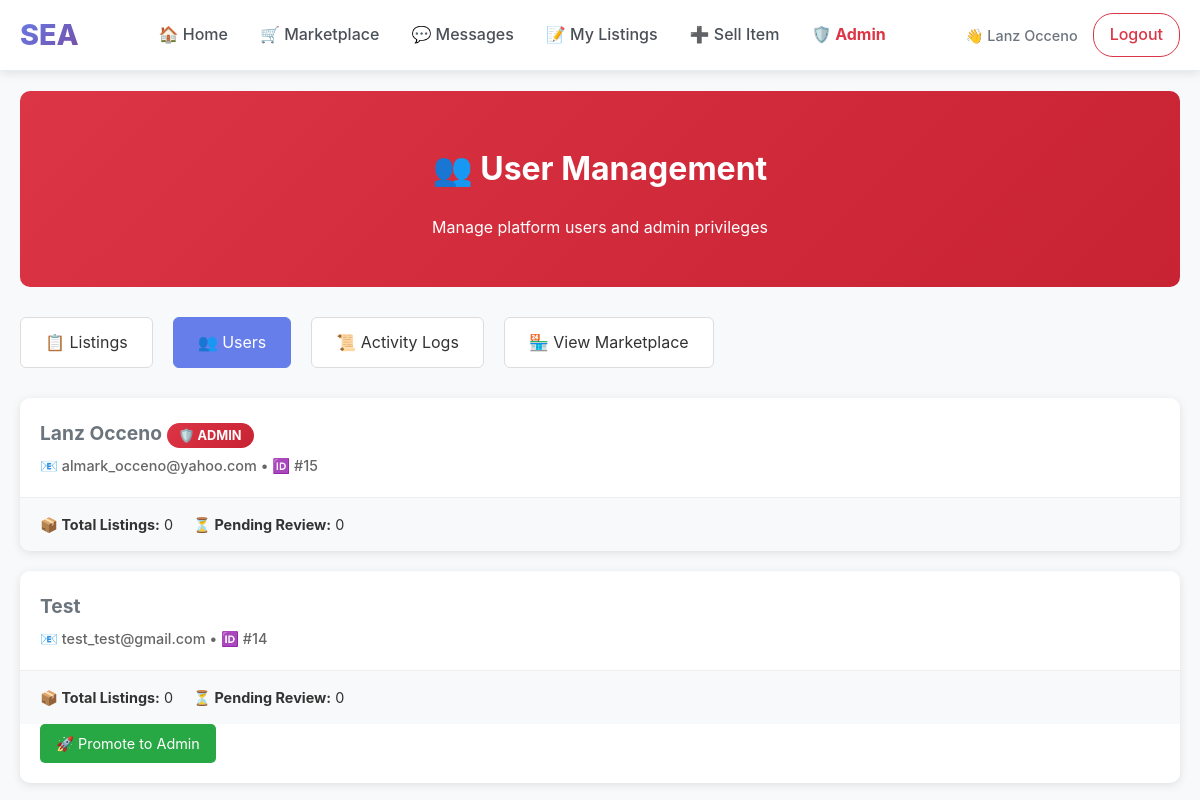
The page /admin/users (signed in) on the database its author committed.
### tables this page shows
CREATE TABLE students (
        student_id INTEGER PRIMARY KEY AUTOINCREMENT,
        name TEXT NOT NULL,
        email TEXT UNIQUE NOT NULL,
        password TEXT NOT NULL,
        org TEXT
    , is_admin INTEGER DEFAULT 0, email_verified INTEGER DEFAULT 0, verification_code TEXT DEFAULT NULL, verification_code_expires DATETIME DEFAULT NULL);

### app.py (the view)
@app.route('/admin/users')
def admin_users():
    if not require_admin():
        return redirect(url_for('home'))
    conn = get_db_connection()
    cur = conn.cursor()
    cur.execute("""
        SELECT s.*,
               COUNT(i.item_id) as item_count,
               COUNT(CASE WHEN i.moderation_status = 'pending' THEN 1 END) as pending_items
        FROM students s
        LEFT JOIN items i ON s.student_id = i.student_id
        GROUP BY s.student_id
        ORDER BY s.student_id DESC
    """)
    users = [dict(row) for row in cur.fetchall()]
    conn.close()
    return render_template('admin/users.html', users=users)

### app.py (called while the page is built)
def get_db_connection():
    db_path = os.path.join(BASE_DIR, 'database', 'marketplace.db')
    conn = sqlite3.connect(db_path, timeout=30.0)
    conn.row_factory = sqlite3.Row
    conn.execute('PRAGMA journal_mode=WAL;')
    return conn

def require_login():
    if 'user_id' not in session:
        return False
    if 'last_activity' in session:
        try:
            last_activity = datetime.fromisoformat(session['last_activity'])
            if datetime.now() - last_activity > timedelta(hours=24):
                session.clear()
                return False
        except:
            pass
    session['last_activity'] = datetime.now().isoformat()
    return True

@app.context_processor
def inject_csrf_token():
    return dict(csrf_token=generate_csrf_token)

@app.context_processor
def inject_admin_status():
    return dict(is_admin_user=is_admin())

def is_admin():
    if not require_login():
        return False
    conn = get_db_connection()
    cur = conn.cursor()
    cur.execute("SELECT is_admin FROM students WHERE student_id = ?", (session['user_id'],))
    result = cur.fetchone()
    conn.close()
    return result and result[0] == 1

def require_admin():
    if not is_admin():
        flash("Access denied. Admin privileges required.", "error")
        return redirect(url_for('home'))
    return True

### templates/admin/users.html (shortened to what this page needs)
{% extends "base.html" %}
{% block content %}
<div class="admin-page">
  <div class="admin-header">
    <h1>👥 User Management</h1>
    <p>Manage platform users and admin privileges</p>
  </div>
  <div class="admin-nav">
    <a href="{{ url_for('admin_dashboard') }}">📋 Listings</a>
    <a href="{{ url_for('admin_users') }}" class="active">👥 Users</a>
    <a href="{{ url_for('admin_logs') }}">📜 Activity Logs</a>
    <a href="{{ url_for('marketplace') }}">🏪 View Marketplace</a>
  </div>
  <div class="users-grid">
    {% for user in users %}
    <div class="user-card">
      <div class="user-header">
        <div class="user-info">
          <div class="user-name">
            {{ user.name }}
            {% if user.is_admin %}
              <span class="admin-badge">🛡️ ADMIN</span>
            {% endif %}
          </div>
          <div class="user-meta">
            📧 {{ user.email }} • 🆔 #{{ user.student_id }}
          </div>
        </div>
      </div>
      <div class="user-stats">
        <div><strong>📦 Total Listings:</strong> {{ user.item_count }}</div>
        <div><strong>⏳ Pending Review:</strong> {{ user.pending_items }}</div>
      </div>
      {% if not user.is_admin and user.student_id != session.user_id %}
      <div class="user-actions">
        <a href="{{ url_for('promote_user', user_id=user.student_id) }}"
           class="btn-action btn-promote"
           onclick="return confirm('Promote {{ user.name }} to admin? This will give them full moderation privileges.')">
          🚀 Promote to Admin
        </a>
      </div>
      {% endif %}
    </div>
    {% endfor %}
  </div>
</div>
{% endblock %}

### templates/base.html (shortened to what this page needs)
<!DOCTYPE html>
<html lang="en">
<head>
</head>
<body data-user-id="{% if session.get('user_id') %}{{ session.get('user_id') }}{% endif %}"{% if other %} data-other-id="{{ other['student_id'] }}"{% endif %}>
<nav class="navbar">
  <div class="nav-container">
    <a href="{{ url_for('home') }}" class="nav-brand">SEA</a>
    <div class="nav-links" id="navLinks">
      <a href="{{ url_for('home') }}">🏠 Home</a>
      <a href="{{ url_for('marketplace') }}">🛒 Marketplace</a>
      <a href="{{ url_for('messages') }}">💬 Messages</a>
      {% if session.get('user_id') %}
        <a href="{{ url_for('my_listings') }}">📝 My Listings</a>
        <a href="{{ url_for('add_item') }}">➕ Sell Item</a>
        {% if is_admin_user %}
          <a href="{{ url_for('admin_dashboard') }}" style="color: #dc3545; font-weight: bold;">🛡️ Admin</a>
        {% endif %}
      {% endif %}
    </div>
    <div class="nav-user">
      {% if session.get('user_id') %}
        <span class="user-info">👋 {{ session.get('user_name') }}</span>
        <a href="{{ url_for('logout') }}" class="btn-logout">Logout</a>
      {% else %}
        <a href="{{ url_for('login') }}" class="btn-outline">Login</a>
        <a href="{{ url_for('register') }}" class="btn-primary">Register</a>
      {% endif %}
    </div>
  </div>
</nav>
<div class="main-content">
{% block content %}{% endblock %}
</div>
{% set is_chat_page = request.endpoint == 'chat_page' %}
</body>
</html>

### templates/base.html (style rules this page uses)
* { box-sizing: border-box; }
body { margin: 0; font-family: -apple-system, BlinkMacSystemFont, 'Segoe UI', Roboto, sans-serif; background: #f8f9fa; line-height: 1.6; color: #333; }
.main-content { min-height: calc(100vh - 80px); padding-top: 0; }
.navbar { background: white; padding: 12px 0; box-shadow: 0 2px 10px rgba(0, 0, 0, 0.1); border-bottom: 1px solid #e9ecef; position: sticky; top: 0; z-index: 1000; }
.nav-container { max-width: 1200px; margin: 0 auto; padding: 0 20px; display: flex; align-items: center; justify-content: space-between; flex-wrap: wrap; gap: 20px; }
.nav-brand { font-size: 1.8rem; font-weight: 800; color: #667eea; text-decoration: none; background: linear-gradient(135deg, #667eea 0%, #764ba2 100%); -webkit-background-clip: text; background-clip: text; -webkit-text-fill-color: transparent; }
.nav-links { display: flex; align-items: center; gap: 0; flex: 1; justify-content: center; flex-wrap: wrap; }
.nav-links a { color: #495057; text-decoration: none; padding: 10px 16px; border-radius: 6px; font-weight: 500; transition: all 0.2s ease; position: relative; }
.nav-user { display: flex; align-items: center; gap: 15px; flex-wrap: wrap; }
.user-info { color: #6c757d; font-size: 0.9rem; font-weight: 500; }
.nav-user a { color: #495057; text-decoration: none; padding: 8px 16px; border-radius: 20px; font-weight: 500; transition: all 0.2s ease; border: 1px solid transparent; }
.nav-user a.btn-logout { color: #dc3545; border: 1px solid #dc3545; }

### templates/admin/users.html (style rules this page uses)
.admin-page { padding: 20px; max-width: 1200px; margin: 0 auto; }
.admin-header { background: linear-gradient(135deg, #dc3545 0%, #c82333 100%); color: white; padding: 30px; border-radius: 10px; margin-bottom: 30px; text-align: center; }
.admin-nav { display: flex; gap: 20px; margin-bottom: 30px; flex-wrap: wrap; }
.admin-nav a { background: #fff; color: #333; padding: 12px 24px; border-radius: 6px; text-decoration: none; border: 1px solid #ddd; transition: all 0.3s ease; }
.admin-nav a:hover, .admin-nav a.active { background: #667eea; color: white; border-color: #667eea; }
.users-grid { display: grid; gap: 20px; }
.user-card { background: white; border-radius: 10px; box-shadow: 0 2px 10px rgba(0,0,0,0.1); overflow: hidden; }
.user-header { display: flex; justify-content: space-between; align-items: center; padding: 20px; border-bottom: 1px solid #eee; }
.user-info { flex: 1; }
.user-name { font-size: 1.2rem; font-weight: bold; margin-bottom: 5px; }
.user-meta { color: #666; font-size: 0.9rem; }
.admin-badge { background: linear-gradient(135deg, #dc3545, #c82333); color: white; padding: 5px 12px; border-radius: 20px; font-size: 0.8rem; font-weight: bold; }
.user-stats { display: flex; gap: 20px; padding: 15px 20px; background: #f8f9fa; font-size: 0.9rem; }
.user-actions { display: flex; gap: 10px; padding: 0 20px 20px; }
.btn-action { padding: 8px 16px; border: none; border-radius: 5px; cursor: pointer; font-size: 0.9rem; text-decoration: none; display: inline-block; transition: all 0.3s ease; }
.btn-promote { background: #28a745; color: white; }

### rows shown on the page
students: get "Lanz Occeno", name "Lanz Occeno", is_admin "🛡️ ADMIN", email "almark_occeno@yahoo.com", student_id "15", item_count "0", pending_items "0"
students: name "Test", email "test_test@gmail.com", student_id "14", item_count "0", pending_items "0"
